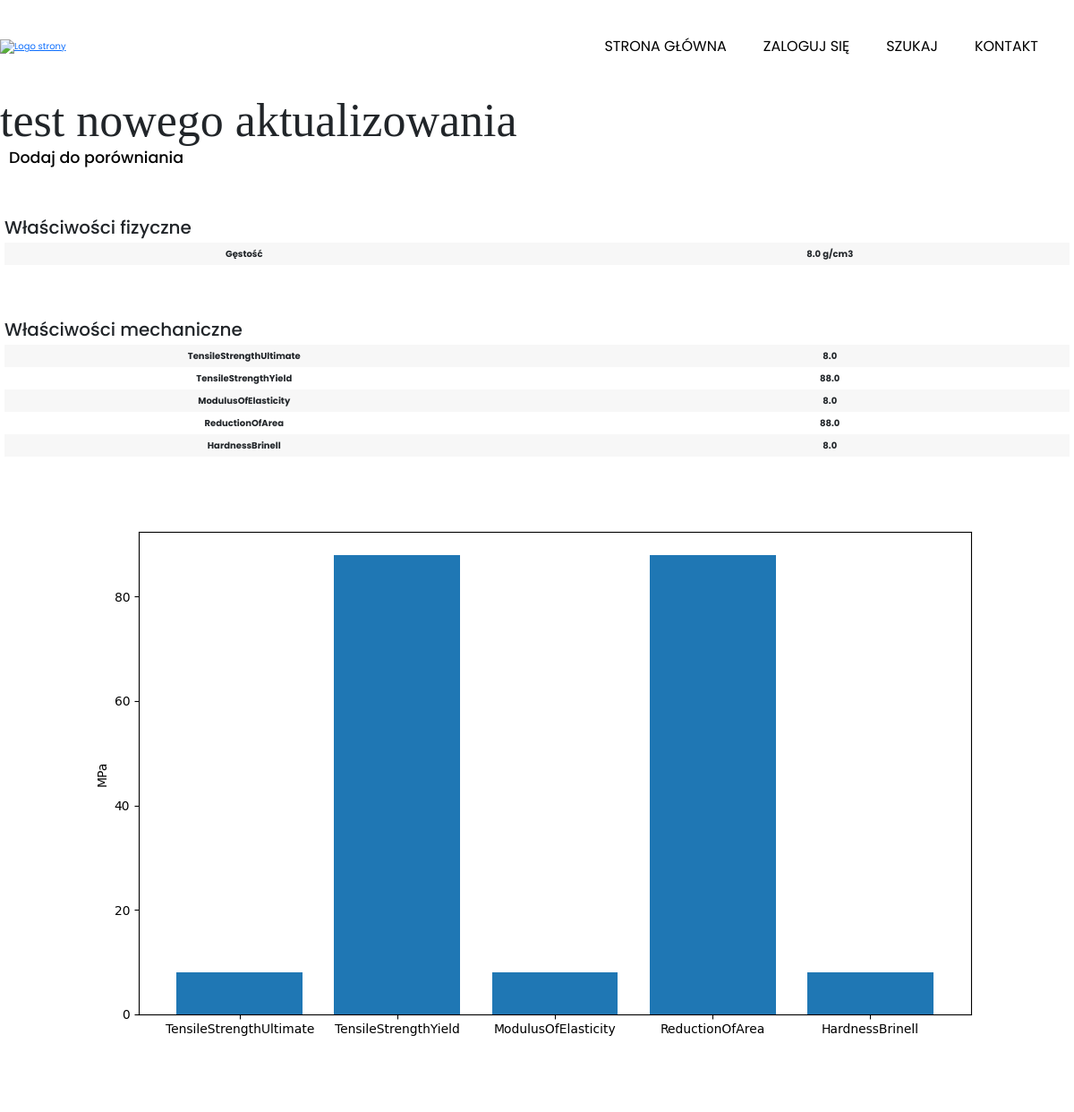
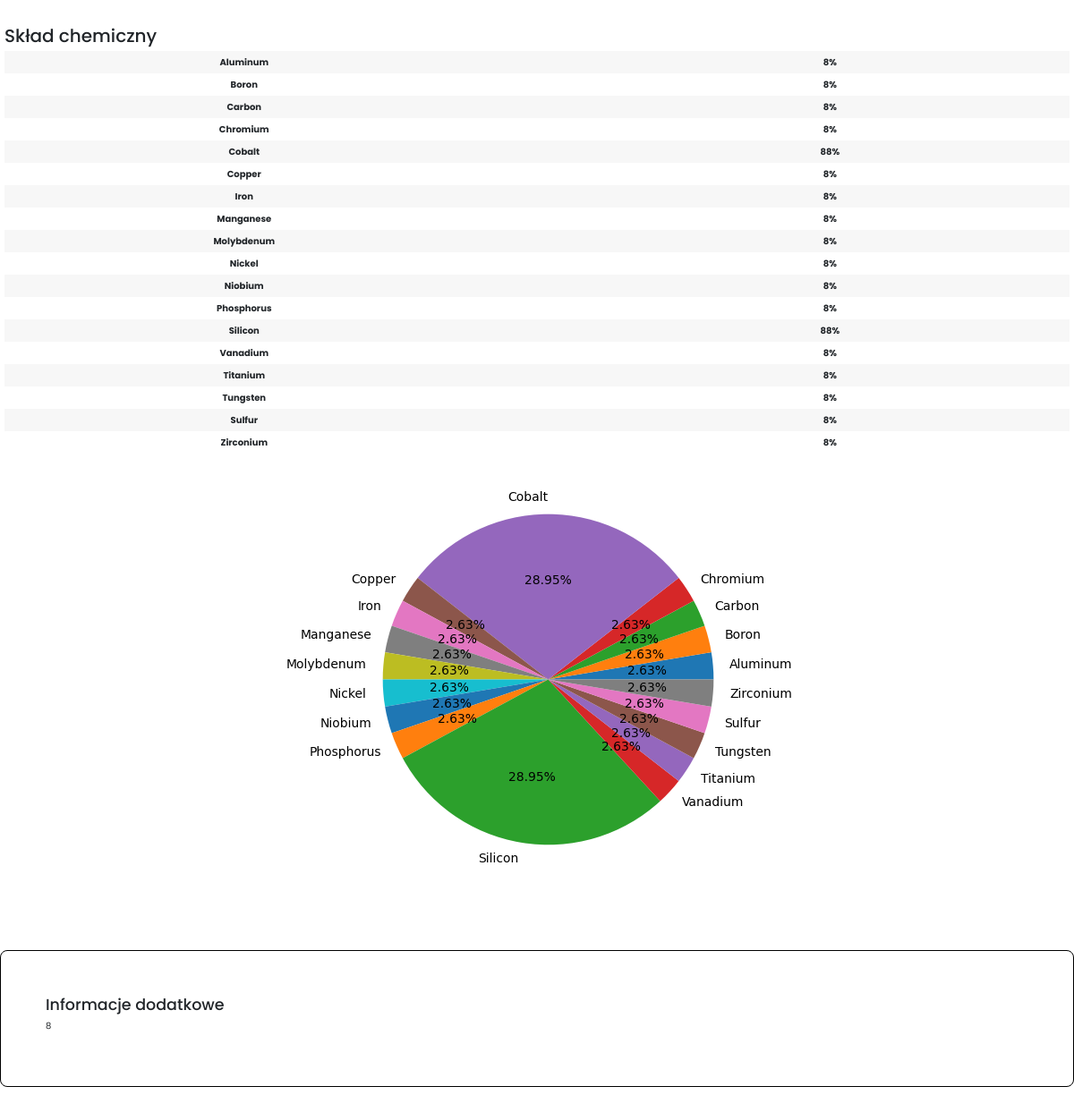
Page /profil/test-nowego-aktualizowania/ on the committed database (2 pictures, top to bottom).
### uzytkownik/models.py (models this page shows, shortened)
class GatunekUzytkownika(models.Model):
    kategoria = models.ForeignKey(
        Kategorie, related_name='gatunki_uzytkownika', on_delete=models.CASCADE, null=True, blank=True)
    nazwa = models.CharField(max_length=255)
    gestosc = models.FloatField()
    Aluminum = models.CharField(max_length=20, null=True, blank=True)
    Boron = models.CharField(max_length=20, null=True, blank=True)
    Carbon = models.CharField(max_length=20, null=True, blank=True)
    Chromium = models.CharField(max_length=20, null=True, blank=True)
    Copper = models.CharField(max_length=20, null=True, blank=True)
    Cobalt = models.CharField(max_length=20, null=True, blank=True)
    Iron = models.CharField(max_length=20, null=True, blank=True)
    Manganese = models.CharField(max_length=20, null=True, blank=True)
    Nickel = models.CharField(max_length=20, null=True, blank=True)
    Phosphorus = models.CharField(max_length=20, null=True, blank=True)
    Silicon = models.CharField(max_length=20, null=True, blank=True)
    Vanadium = models.CharField(max_length=20, null=True, blank=True)
    Tungsten = models.CharField(max_length=20, null=True, blank=True)
    Molybdenum = models.CharField(max_length=20, null=True, blank=True)
    Niobium = models.CharField(max_length=20, null=True, blank=True)
    Titanium = models.CharField(max_length=20, null=True, blank=True)
    Sulfur = models.CharField(max_length=20, null=True, blank=True)
    Zirconium = models.CharField(max_length=20, null=True, blank=True)
    informacje_dodatkowe = models.TextField(
        max_length=500, null=True, blank=True)
    TensileStrengthUltimate = models.FloatField(null=True, blank=True)
    TensileStrengthYield = models.FloatField(null=True, blank=True)
    ElongationAtBreak = models.FloatField(null=True, blank=True)
    ModulusOfElasticity = models.FloatField(null=True, blank=True)
    ReductionOfArea = models.FloatField(null=True, blank=True)
    HardnessRockwellB = models.FloatField(null=True, blank=True)
    HardnessBrinell = models.FloatField(null=True, blank=True)
    HardnessKnoop = models.FloatField(null=True, blank=True)
    stworzony_przez = models.ForeignKey(
        User, related_name="stworzone_gatunki_uzytkownika", on_delete=models.CASCADE)
    slug = models.SlugField(default="", null=False,
                            db_index=True, unique=True)
    class Meta:
        verbose_name_plural = "Gatunek Użytkownika"
    def to_dict_sklad_chemiczny(self):
        return {
            "Aluminum": self.Aluminum,
            "Boron": self.Boron,
            "Carbon": self.Carbon,
            "Chromium": self.Chromium,
            "Cobalt": self.Cobalt,
            "Copper": self.Copper,
            "Iron": self.Iron,
            "Manganese": self.Manganese,
            "Molybdenum": self.Molybdenum,
            "Nickel": self.Nickel,
            "Niobium": self.Niobium,
            "Phosphorus": self.Phosphorus,
            "Silicon": self.Silicon,
            "Vanadium": self.Vanadium,
            "Titanium": self.Titanium,
            "Tungsten": self.Tungsten,
            "Sulfur": self.Sulfur,
            "Zirconium": self.Zirconium,
        }
    def to_dict_mechaniczne(self):
        return {
            "TensileStrengthUltimate": self.TensileStrengthUltimate,
            "TensileStrengthYield": self.TensileStrengthYield,
            "ElongationAtBreak": self.ElongationAtBreak,
            "ModulusOfElasticity": self.ModulusOfElasticity,
            "ReductionOfArea": self.ReductionOfArea,
            "HardnessRockwellB": self.HardnessRockwellB,
            "HardnessBrinell": self.HardnessBrinell,
        }

### uzytkownik/views.py (the view)
# urls.py: path("<slug:slug>/", views.gatunek_uzytkownika_detail,
def gatunek_uzytkownika_detail(request, slug):
    gatunek = get_object_or_404(GatunekUzytkownika, slug=slug)
    query = gatunek.pk
    sklad_chemiczny = gatunek.to_dict_sklad_chemiczny()
    nowy_sklad_chemiczny = {klucz: wartosc for klucz,
                            wartosc in sklad_chemiczny.items() if wartosc is not None}
    filtered_sklad_chemiczny = {key: value for key, value in sklad_chemiczny.items(
    ) if value is not None and value != 0}
    mechaniczne = gatunek.to_dict_mechaniczne()
    filtered_mechaniczne = {klucz: wartosc for klucz,
                            wartosc in mechaniczne.items() if wartosc is not None}
    wykres_mechaniczne_labels = list(filtered_mechaniczne.keys())
    wykres_mechaniczne = list(filtered_mechaniczne.values())
    wl_mechaniczne = {klucz: wartosc for klucz,
                      wartosc in mechaniczne.items() if wartosc is not None}
    pierwiastki = list(filtered_sklad_chemiczny.keys())
    zawartosc = list(filtered_sklad_chemiczny.values())
    wykres_pierwiastkow = get_plot(zawartosc, pierwiastki)
    wykres_mechaniczny = get_bar_plot(
        wykres_mechaniczne_labels, wykres_mechaniczne)
    return render(request, "uzytkownik/gatunek_uzytkownika_detail.html", {
        "gatunek": gatunek,
        "sklad_chemiczny": nowy_sklad_chemiczny,
        "wl_mechaniczne": wl_mechaniczne,
        "query": query,
        "wykres_pierwiastkow": wykres_pierwiastkow,
        "wykres_mechaniczny": wykres_mechaniczny,
    })

### praca_magisterska/funkcje.py (called while the page is built)
def get_graph():
    buffer = BytesIO()
    plt.savefig(buffer, format='png')
    buffer.seek(0)
    image_png = buffer.getvalue()
    graph = base64.b64encode(image_png)
    graph = graph.decode('utf-8')
    buffer.close()
    return graph

def get_plot(x, y):
    plt.switch_backend('AGG')
    plt.figure(figsize=(10, 5))
    plt.pie(x, labels=y, autopct="%.2f%%", radius=1.2)
    graph = get_graph()
    return graph

def get_bar_plot(x, y):
    plt.switch_backend('AGG')
    plt.figure(figsize=(12, 7))
    plt.bar(x, y)
    plt.ylabel("MPa")
    graph = get_graph()
    return graph

### uzytkownik/templates/uzytkownik/gatunek_uzytkownika_detail.html (shortened to what this page needs)
{% extends "base.html" %}
{% load static %}
{% block content %}
    <h1>{{ gatunek.nazwa }}</h1>
    <h3><a href="{% url "uzytkownik:porownaj" %}?query1={{ query }}&query2={{query}}" class="h1-link" style="padding:10px;">Dodaj do porówniania</a></h3>
    <div class="tabela">
        <h2>Właściwości fizyczne</h2>
        <div class="kafelek">
            <div class="komorka-lewa">
                Gęstość
            </div>
            <div class="komorka-prawa">
                {{ gatunek.gestosc }} g/cm3
            </div>
        </div>
    </div>
    {% if wl_mechaniczne %}
        <div class="tabela">
            <h2>Właściwości mechaniczne</h2>
            {% for key, value in wl_mechaniczne.items %}
                {% if value == None %}
                {% else %}
                    <div class="kafelek">
                        <div class="komorka-lewa">
                            {{ key }}
                        </div>
                        <div class="komorka-prawa">
                            {{ value }}
                        </div>
                    </div>
                {% endif %}
            {% endfor %}
            {% if wykres_mechaniczny %}
                <div style="margin:auto;text-align: center;">
                    <img style="margin:auto;" alt="">
                </div>
            {% endif %}
        </div>
    {% else %}
        <div class="tabela">
            <h2>Brak właściwości mechanicznych do wyświetlenia</h2>
        </div>
    {% endif %}
    {% if sklad_chemiczny %}
        <div class="tabela">
            <h2>Skład chemiczny</h2>
            {% for key, value in sklad_chemiczny.items %}
                {% if value == None %}
                {% else %}
                    <div class="kafelek">
                        <div class="komorka-lewa">
                            {{ key }}
                        </div>
                        <div class="komorka-prawa">
                            {{ value }}%
                        </div>
                    </div>
                {% endif %}
            {% endfor %}
            {% if wykres_pierwiastkow %}
                <div style="margin:auto;text-align: center;">
                    <img style="margin:auto;" alt="">
                </div>
            {% endif %}
        </div>
    {% else %}
        <div class="tabela">
            <h2>Brak składu chemicznego do wyświetlenia</h2>
        </div>
    {% endif %}
    <div class="komentarze">
        <h3>Informacje dodatkowe</h3>
        <div>
            {% if gatunek.informacje_dodatkowe == None %}
            {% else %}
                <p>{{ gatunek.informacje_dodatkowe }}</p>
            {% endif %}
        </div>
    </div>
{% endblock  %}

### strona_glowna/static/strona_glowna/styles/base.css (style rules this page uses)
html { font-size: 62.5%; }
body { margin: 0; font-family: 'Poppins'; }
header, .kafelek { display: flex; justify-content: space-between; align-items: center; }
h1 { font-size: 5.2rem; font-family: 'Playfair Display'; font-weight: normal; margin: 0; }
.wiadomosci, .profil-szczegoly, .lewa-kolumna-profil, .komentarze, .side-bar, .compare-bar { gap: 3em; border: 1px solid black; border-radius: .8em; position: relative; }
.wiadomosci, .profil-szczegoly, .lewa-kolumna-profil, .komentarze { padding: 5em; }
.kafelek:nth-child(even), .kafelek-wyszukiwanie:nth-child(odd) { background: rgb(247, 247, 247); }
.tabela { margin: auto; padding: 5px; margin-top: 50px; margin-bottom: 50px; }
.komorka-lewa, .komorka-prawa { width: 45%; padding-top: 5px; padding-bottom: 5px; font-weight: bolder; text-align: center; }
.komentarze { margin-top: 50px; margin-bottom: 50px; }
.lewa-kolumna-profil a, .h1-link, .przycisk-utility, .komorka-lewa-wyszukiwanie a { text-decoration: none; color: black; }

### rows in the picture
GatunekUzytkownika: nazwa "test nowego aktualizowania", gestosc "8.0", wl_mechaniczne "8.0" "88.0" "8.0" "88.0" "8.0", sklad_chemiczny "88" "88", informacje_dodatkowe "8"

### other values in the picture
{{ key }} "TensileStrengthUltimate" "TensileStrengthYield" "ModulusOfElasticity" "ReductionOfArea" "HardnessBrinell"
{{ key }} "Aluminum" "Boron" "Carbon" "Chromium" "Cobalt" "Copper" "Iron" "Manganese" "Molybdenum" "Nickel" "Niobium" "Phosphorus" "Silicon" "Vanadium" "Titanium" "Tungsten" "Sulfur" "Zirconium"
{{ value }} "8" "8" "8" "8" "8" "8" "8" "8" "8" "8" "8" "8" "8" "8" "8" "8"
